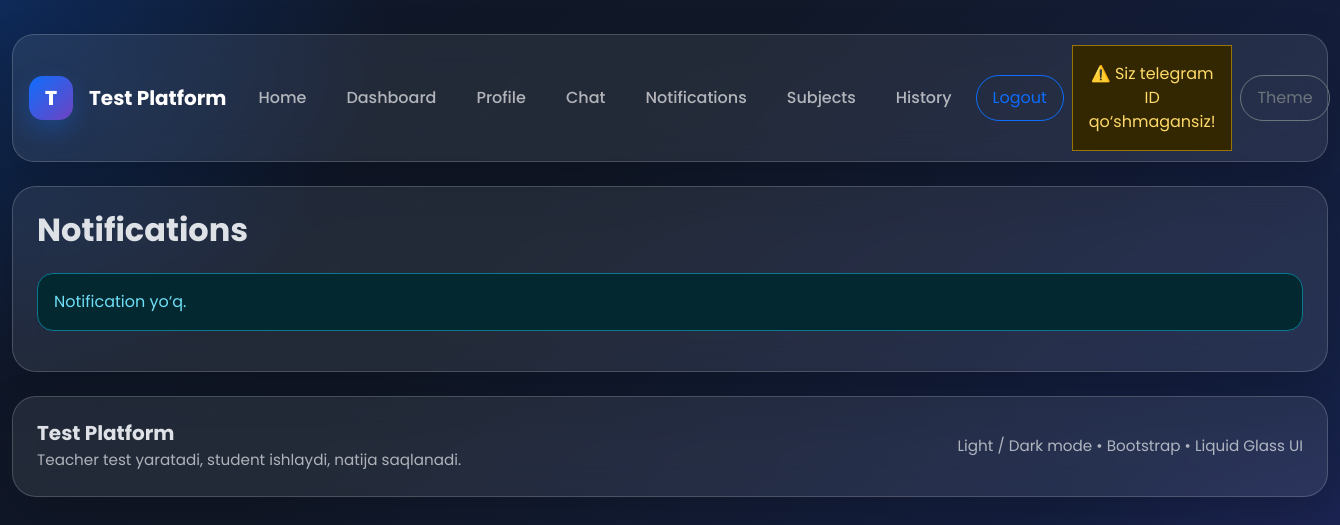
Before: /quiz/notifications/ (signed in) with the older database file.
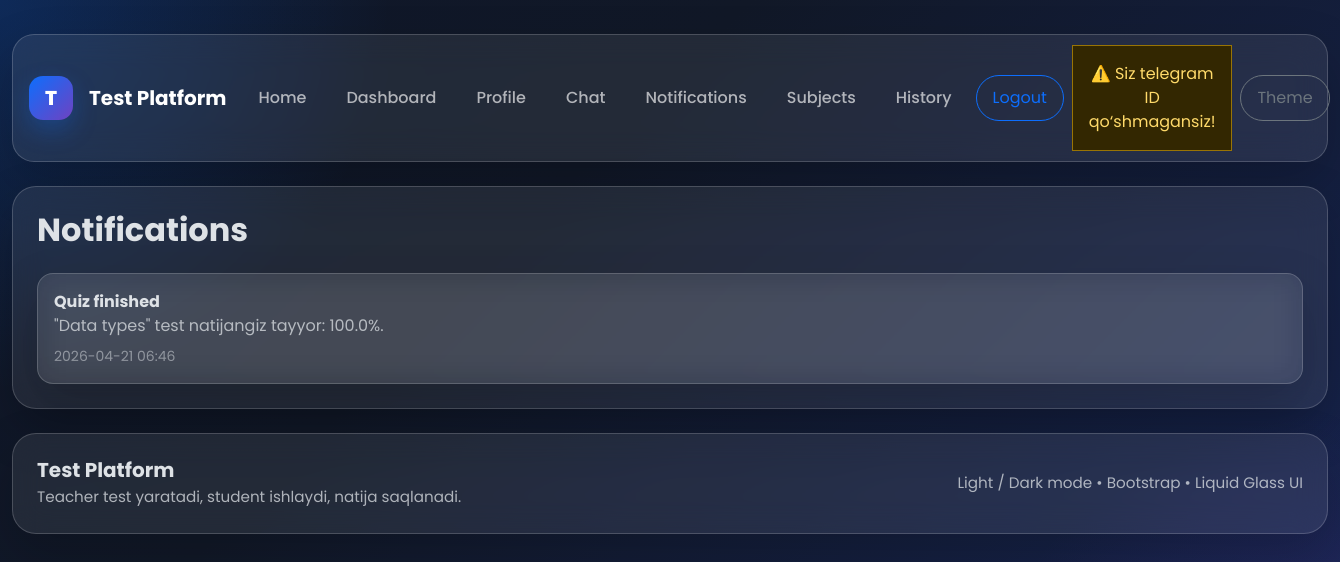
After: the same page with the newer database file.
### quiz/models.py (models this page shows, shortened)
class Notification(models.Model):
    user = models.ForeignKey(settings.AUTH_USER_MODEL, on_delete=models.CASCADE, related_name='notifications')
    title = models.CharField(max_length=255)
    message = models.TextField()
    is_read = models.BooleanField(default=False)
    created_at = models.DateTimeField(auto_now_add=True)
    class Meta:
        ordering = ['-created_at']

### quiz/views.py (the view)
# urls.py: path('notifications/', notifications_view, name='notifications'),
@login_required
def notifications_view(request):
    notifications = request.user.notifications.all()
    request.user.notifications.filter(is_read=False).update(is_read=True)
    page_obj = paginate_queryset(request, notifications, 12)
    return render(
        request,
        "quiz/notifications.html",
        {
            "page_obj": page_obj,
        },
    )

### quiz/views.py (called while the page is built)
def paginate_queryset(request, queryset, per_page=8):
    paginator = Paginator(queryset, per_page)
    page_number = request.GET.get("page")
    return paginator.get_page(page_number)

### templates/quiz/notifications.html (shortened to what this page needs)
{% extends 'base.html' %}
{% block content %}
<div class="glass main-card p-4">
    <h2 class="fw-bold mb-4">Notifications</h2>
    <div class="d-grid gap-3">
        {% for item in page_obj %}
            <div class="glass rounded-4 p-3">
                <div class="fw-bold">{{ item.title }}</div>
                <div class="opacity-75">{{ item.message }}</div>
                <div class="small opacity-50 mt-2">{{ item.created_at|date:'Y-m-d H:i' }}</div>
            </div>
        {% empty %}
            <div class="alert alert-info rounded-4">Notification yo‘q.</div>
        {% endfor %}
    </div>
</div>
{% endblock %}

Changed rows visible on the page:
added Notification: title "Quiz finished", message "\"Data types\" test natijangiz tayyor: 100.0%.", created_at "2026-04-21 06:46"
Other visible differences:
text no longer shown: "Notification yo‘q."
